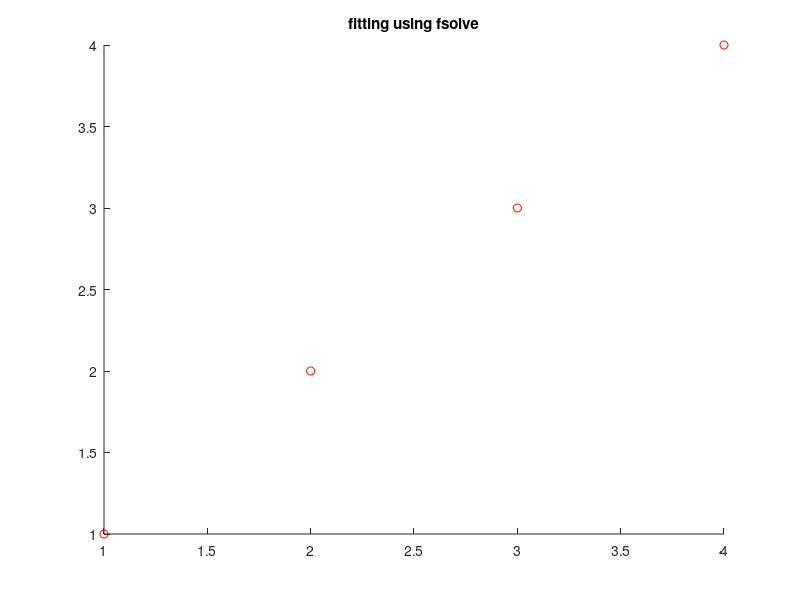

The MATLAB source for this figure: (Note: this script raises an error after producing the figure.)
function HW5_main
    clc
    x = [0 1 2 3];
    y = [0 1 1 1];
    %HW5_LSCF_parabolic_lsqcurvefit(x, y);
    %HW5_LSCF_parabolic_fsolve(x, y);
    
    x_2 = [1 2 3 4];
    y_2 = [1 2 3 4];
    %HW5_LSCF_exponential_lsqcurvefit(x_2, y_2);
    HW5_LSCF_exponential_fsolve(x_2, y_2);

return

function HW5_LSCF_parabolic_lsqcurvefit(feat, pred)
    x = feat;
    y = pred;
    hold on
    plot(x, y, 'ro');
    title('fitting using lsqcurvefit');
    
    f = @(c, xdata) c(1).*xdata.^2 + c(2).*xdata + c(3);
    c_0 = [1 1 1];
    
    [c,resnorm,~,exitflag,output] = lsqcurvefit(f,c_0,x,y);
    disp(c);
    plot(x, y, '.-', x, f(c,x), 'r:x');
    
return

function HW5_LSCF_parabolic_fsolve(feat, pred)
    x = feat;
    y = pred;
    hold on
    plot(x, y, 'ro');
    title('fitting using fsolve');
    
    syms a b c
    
    Fsumsquares = 0;
    
    for i = 1:length(x)
        Fsumsquares = Fsumsquares + (y(i) - (a*x(i)^2 + b*x(i) + c))^2;
    end
    
    g = gradient(Fsumsquares, [a, b, c]);
    fn = {matlabFunction(g(1)), matlabFunction(g(2)), matlabFunction(g(3))};
    
    fn1 = @(a)[fn{1}(a(1), a(2), a(3)), fn{2}(a(1), a(2), a(3)), fn{3}(a(1), a(2), a(3))]; 
    
    %opts = optimoptions('fminunc','Algorithm','quasi-newton');
    a_0 = [1 1 1];
    
    a_min = fsolve(fn1, a_0);
    
    disp(a_min);
    plot(x, y, '.-', x, a_min(1)*x.^2 + x.*a_min(2) + a_min(3), 'r:x');
    
return

function HW5_LSCF_exponential_lsqcurvefit(feat, pred)
    x = feat;
    y = pred;
    hold on
    plot(x, y, 'ro');
    title('fitting using lsqcurvefit');
    
    f = @(c, xdata) c(1).*(1 - exp(-c(2).*xdata));
    c_0 = [1 1];
    
    c = lsqcurvefit(f,c_0,x,y);
    disp(c);
    plot(x, y, '.-', x, f(c,x), 'r:x');

return

function HW5_LSCF_exponential_fsolve(feat, pred)
    x = feat;
    y = pred;
    hold on
    plot(x, y, 'ro');
    title('fitting using fsolve');
    
    syms a b
    
    Fsumsquares = 0;
    
    for i = 1:length(x)
        Fsumsquares = Fsumsquares + (y(i) - (a.*(1 - exp(-b.*x(i)))))^2;
    end
    
    g = gradient(Fsumsquares, [a, b]);
    fn = {matlabFunction(g(1)), matlabFunction(g(2))};
    
    fn1 = @(a)[fn{1}(a(1), a(2)), fn{2}(a(1), a(2))]; 
    
    opts = optimoptions('fsolve','MaxFunctionEvaluations',40000, 'MaxIterations', 40000);
    a_0 = [1 1];
    
    a_min = fsolve(fn1, a_0, opts);
    
    disp(a_min);
    plot(x, y, '.-', x, a_min(1)*(1 - exp(-a_min(2).*x)), 'r:x');
    
return
